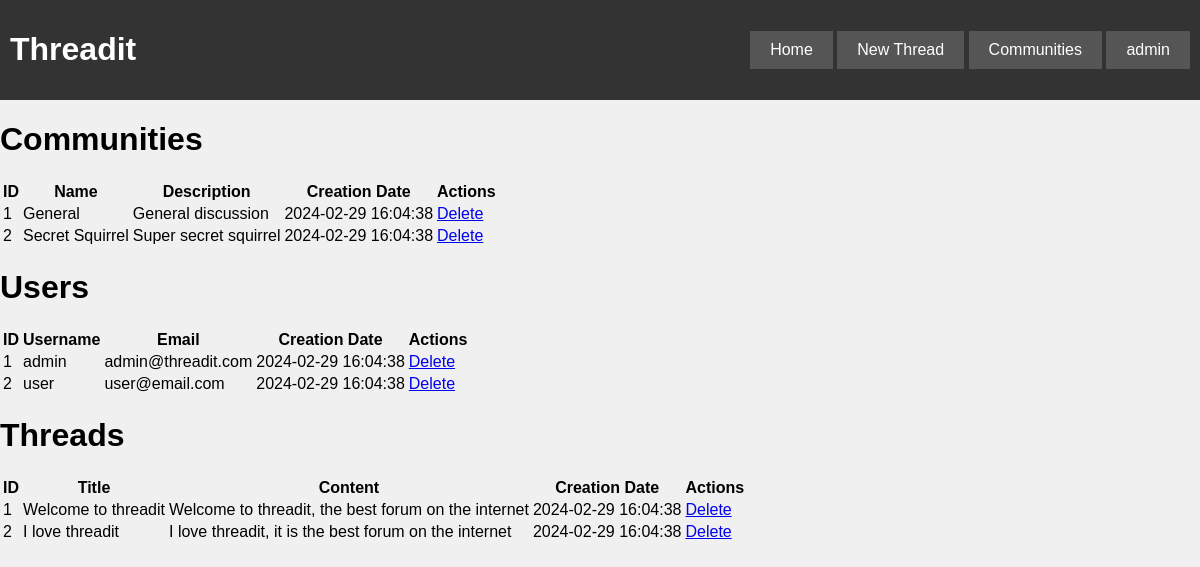
/admin/index.php (signed in), run on the app's committed database.
### tables this page shows
CREATE TABLE COMMUNITY (
  communityID INT PRIMARY KEY AUTO_INCREMENT,
  communityName VARCHAR(24) NOT NULL,
  communityDesc MEDIUMTEXT,
  communityCreated TIMESTAMP DEFAULT CURRENT_TIMESTAMP,
  communityAvatar BLOB,
  communityPrivacy BOOLEAN DEFAULT FALSE
);

CREATE TABLE USERS (
  userID INT PRIMARY KEY AUTO_INCREMENT,
  userName VARCHAR(18) NOT NULL,
  userPassword VARCHAR(255) NOT NULL,
  userEmail VARCHAR(255) NOT NULL,
  userCreated TIMESTAMP DEFAULT CURRENT_TIMESTAMP,
  userBio TINYTEXT,
  userAvatar BLOB
);

CREATE TABLE THREADS (
  threadID INT PRIMARY KEY AUTO_INCREMENT,
  userID INT,
  communityID INT,
  threadTitle VARCHAR(255) NOT NULL,
  threadContent MEDIUMTEXT NOT NULL,
  threadCreated TIMESTAMP DEFAULT CURRENT_TIMESTAMP,
  FOREIGN KEY (userID) REFERENCES USERS(userID),
  FOREIGN KEY (communityID) REFERENCES COMMUNITY(communityID)
);

### admin/index.php (called while the page is built, shortened)
<?php
    require_once('../php/db_connect.php');
    $query = "SELECT * FROM COMMUNITY";
    $stmt = $db->prepare($query);
    $stmt->execute();
    $communities = $stmt->fetchAll();
    $query = "SELECT * FROM USERS";
    $stmt = $db->prepare($query);
    $stmt->execute();
    $users = $stmt->fetchAll();
    $query = "SELECT * FROM THREADS";
    $stmt = $db->prepare($query);
    $stmt->execute();
    $threads = $stmt->fetchAll();
    include('./dashboard.php');
?>

### admin/dashboard.php (the view, shortened to what this page needs)
<!DOCTYPE html>
<html>
    <head>
        <link rel="stylesheet" type="text/css" href="../css/main.css">
</head>
<body>
    <?php include('../navbar.php'); ?>
    <h1>Communities</h1>
    <table>
        <th>ID</th>
        <th>Name</th>
        <th>Description</th>
        <th>Creation Date</th>
        <th>Actions</th>
        <?php foreach($communities as $community) : ?>
            <tr>
                <td><?php echo $community['communityID']; ?></td>
                <td><?php echo $community['communityName']; ?></td>
                <td><?php echo $community['communityDesc']; ?></td>
                <td><?php echo $community['communityCreated']; ?></td>
                <td>
                    <a href="./index.php?action=dc&communityid=<?php echo $community['communityID']; ?>">Delete</a>
                </td>
            </tr>
        <?php endforeach; ?>
    </table>
    <h1>Users</h1>
    <table>
        <th>ID</th>
        <th>Username</th>
        <th>Email</th>
        <th>Creation Date</th>
        <th>Actions</th>
        <?php foreach($users as $user) : ?>
        <tr>
            <td><?php echo $user['userID']; ?></td>
            <td><?php echo $user['userName']; ?></td>
            <td><?php echo $user['userEmail']; ?></td>
            <td><?php echo $user['userCreated']; ?></td>
            <td>
                <a href="./index.php?action=dc&userid=<?php echo $user['userID']; ?>">Delete</a>
            </td>
        </tr>
        <?php endforeach; ?>
    </table>
    <h1>Threads</h1>
    <table>
        <th>ID</th>
        <th>Title</th>
        <th>Content</th>
        <th>Creation Date</th>
        <th>Actions</th>
        <?php foreach($threads as $thread) : ?>
        <tr>
            <td><?php echo $thread['threadID']; ?></td>
            <td><?php echo $thread['threadTitle']; ?></td>
            <td><?php echo $thread['threadContent']; ?></td>
            <td><?php echo $thread['threadCreated']; ?></td>
            <td>
                <a href="./index.php?action=dt&threadid=<?php echo $thread['threadID']; ?>">Delete</a>
            </td>
        </tr>
        <?php endforeach; ?>
</body>
</html>

### css/main.css (style rules this page uses)
body { font-family: Arial, sans-serif; margin: 0; padding: 0; background-color: #f0f0f0; }

### data on the page
community: communityID "1", communityName "General", communityDesc "General discussion", communityCreated "2024-02-29 16:04:38"
community: communityID "2", communityName "Secret Squirrel", communityDesc "Super secret squirrel", communityCreated "2024-02-29 16:04:38"
users: userID "1", userName "admin", userEmail "admin@threadit.com", userCreated "2024-02-29 16:04:38"
users: userID "2", userName "user", userEmail "user@email.com", userCreated "2024-02-29 16:04:38"
threads: threadID "1", threadTitle "Welcome to threadit", threadContent "Welcome to threadit, the best forum on the internet", threadCreated "2024-02-29 16:04:38"
threads: threadID "2", threadTitle "I love threadit", threadContent "I love threadit, it is the best forum on the internet", threadCreated "2024-02-29 16:04:38"

### other printed values
$_SESSION['userName'] "admin"
